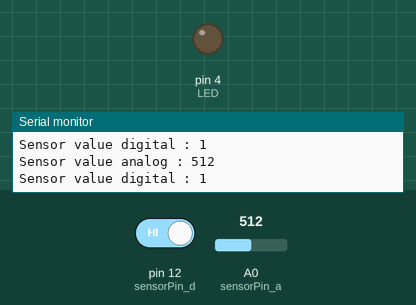
Simulated run of this sketch. Board: Arduino Uno, built with avr-gcc and run on an emulated ATmega328P. On the bench: output pins drawn as LEDs (lit = HIGH), the last lines printed to the serial monitor. The inputs (shaded band) are chosen by the test bench; at power-on: pin 12 (sensorPin_d) HIGH, A0 (sensorPin_a) = 512.

Above: at 1.8 s.
1.9 s: pin 12 (sensorPin_d) driven LOW
At 2.9 s:
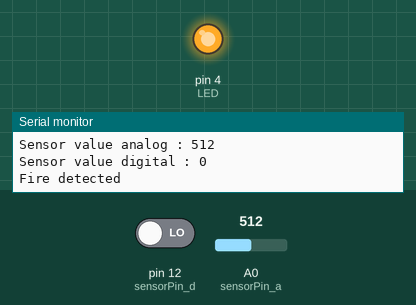
3.5 s: pin 12 (sensorPin_d) driven HIGH
At 4.6 s:
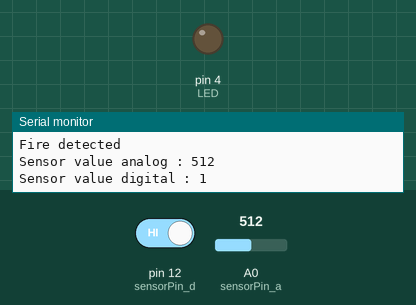
Timing chart, 0 to 6.5 s (numbered marks = the images above; inputs shaded):
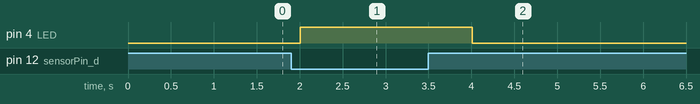

The sketch:

flame_sensor.ino
```cpp
//#define sensorPin A0
//#define LED 12
// -- Node MCU
#define sensorPin_a A0
#define sensorPin_d 12
#define LED 4

int sensorValue_d, sensorValue_a = 0;

void setup() {
  pinMode(LED, OUTPUT);
  Serial.begin(9600);
}

void loop() {
  sensorValue_a = analogRead(sensorPin_a);
  sensorValue_d = digitalRead(sensorPin_d);
  Serial.print("Sensor value analog : "); Serial.println(sensorValue_a);
  Serial.print("Sensor value digital : "); Serial.println(sensorValue_d);

  if (sensorValue_d == LOW) {
    Serial.println("Fire detected");
    digitalWrite(LED, HIGH);
    delay(1000);
  }
  else {
    digitalWrite(LED, LOW);
    delay(1000);
  }
}
```

Measured:
- after the input at 1.9 s, pin 4 (LED): LOW → HIGH after 0.10 s
- after the input at 3.5 s, pin 4 (LED): HIGH → LOW after 0.51 s
